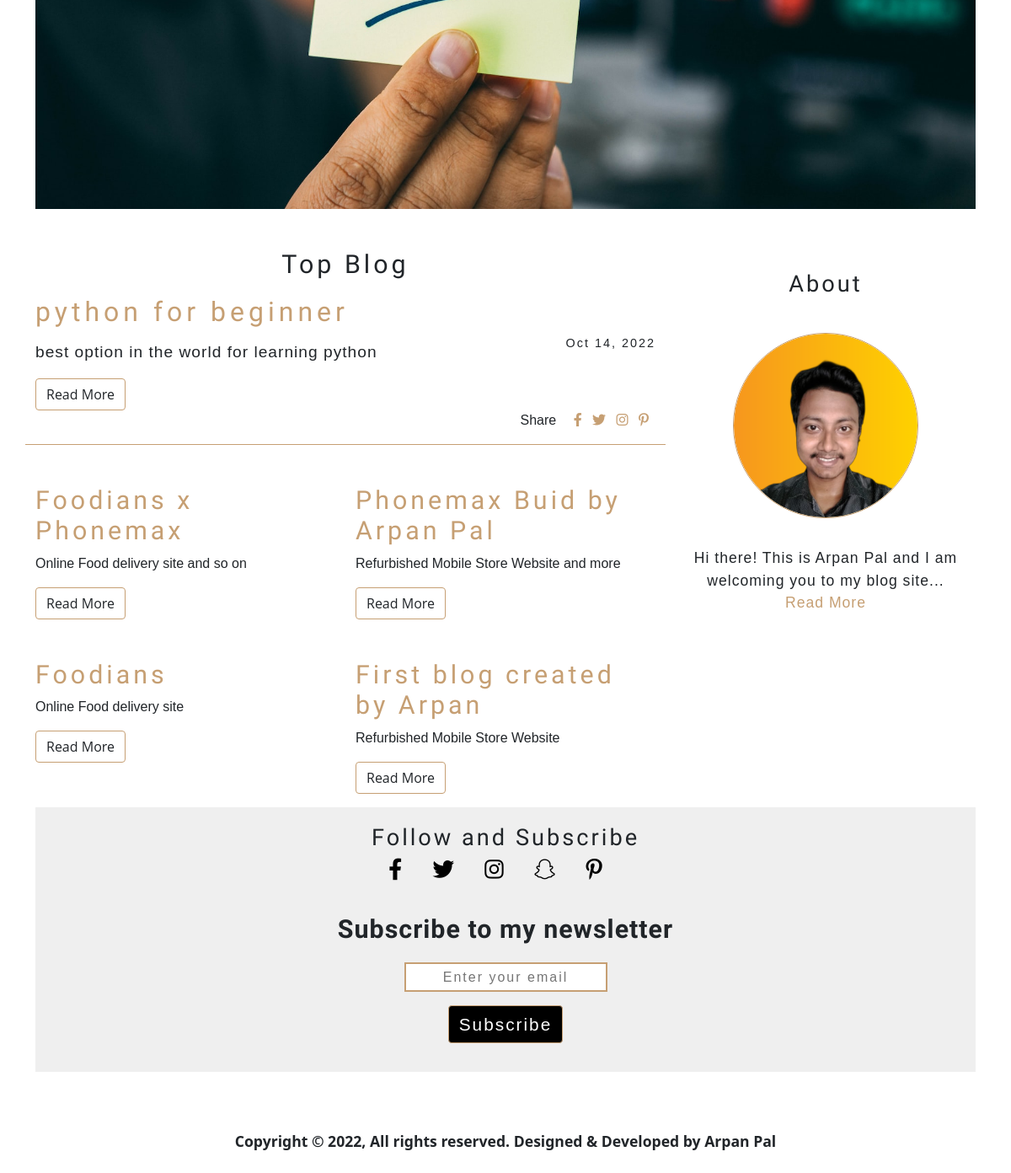
/ (lower part), run on an earlier commit of the app's database.
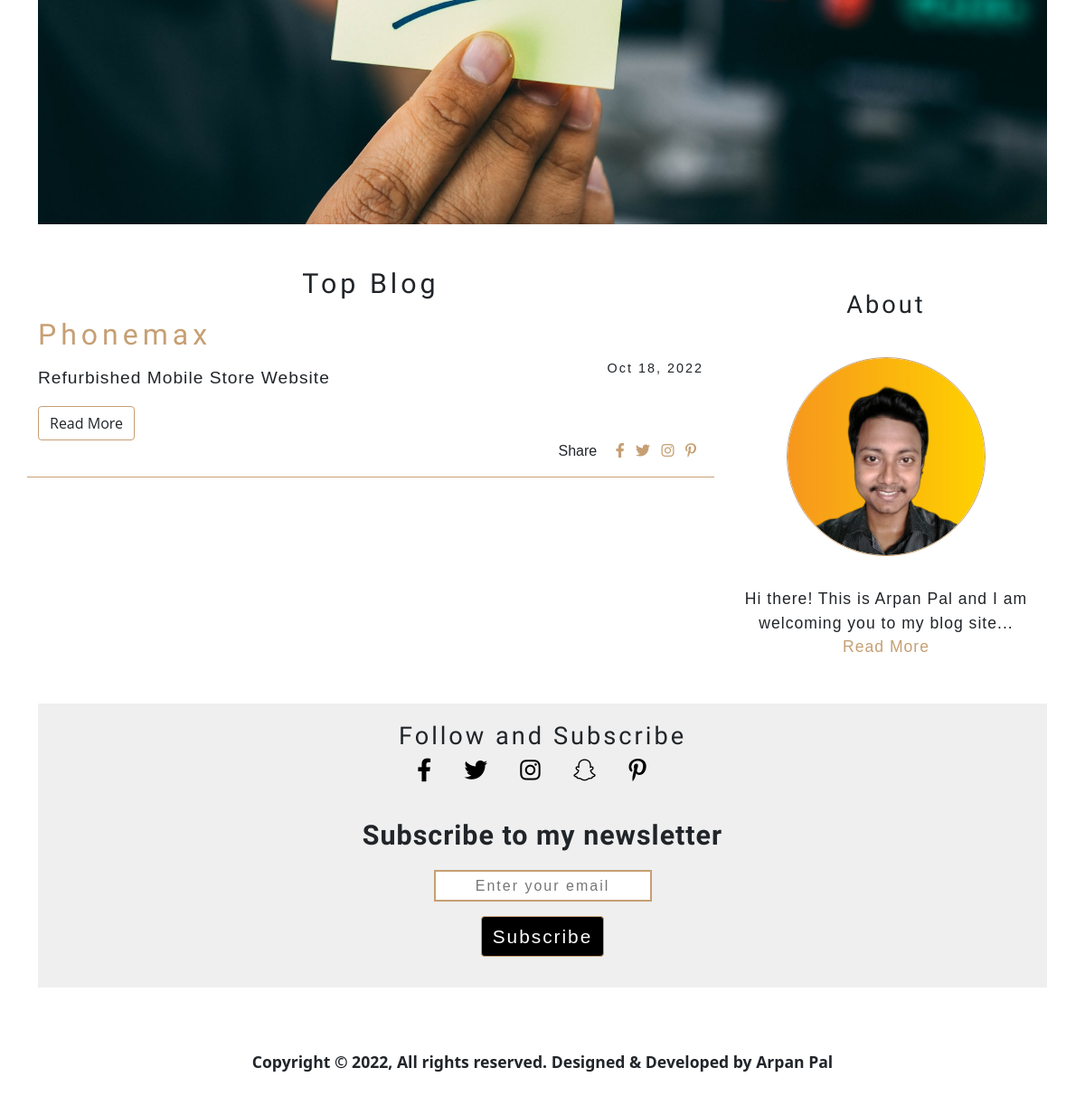
And on a later commit of the database.
### main.py (models this page shows)
class Blog(db.Model, UserMixin):
    __tablename__ = 'blog'
    id = Column(Integer, primary_key=True)
    title = Column(String(250))
    subtitle = Column(String(250))
    date = Column(String(20))
    body = Column(String(250))
    blogs = relationship('Comment', cascade='all, delete', backref='blog', lazy=True)

### main.py (the view)
@app.route("/")
def home():
    blogs = db.session.query(Blog).all()
    print(blogs)
    return render_template("index.html", blogs=blogs)

### templates/index.html (shortened to what this page needs)
{% extends 'base.html' %}
{% block body %}
<div class="container mt-5">
  <img src="{{ url_for('static', filename='image/hitesh-choudhary-D9Zow2REm8U-unsplash.jpg') }}" alt="" width="100%" height="75%">
</div>
<div class="container blog_and_about mt-5" id="about">
  <div class="row">
    <div class="blog col-lg-8 col-sm-12">
      <div class="blog_title">
        <h3 class="text-center top_blog">Top Blog</h3>
        <div class="row ">
          <div class="col col-lg-12 col-sm-12 col-xs-12 first_blog">
            <h2 class="first_heading">{{blogs[-1].title}}</h2>
            <p class="heading_date">{{blogs[-1].date}}</p>
            <p class="first_ifo">{{blogs[-1].subtitle}} </p>
            <a href="{{ url_for('blog_details', id=blogs[-1].id) }}"><div class="btn">Read More</div></a>
            <br>
            <span style="float: right;">
              <span class="me-3">Share </span>
              <i class="fa-brands fa-facebook-f me-2"></i>
              <i class="fa-brands fa-twitter me-2"></i>
              <i class="fa-brands fa-instagram me-2"></i>
              <i class="fa-brands fa-pinterest-p me-2"></i>
            </span>
          </div>
          {% if blogs|length >= 3 %}
            {% for blog in blogs[-2::-1]  %}
            <div class="col col-lg-6 col-sm-12 col-xs-12 mt-5 extra_blog">
              <p class="h3">{{blog.title}}</p>
              <p>{{blog.subtitle}} </p>
              <a href="{{ url_for('blog_details', id=blog.id) }}"><div class="btn">Read More</div></a>
            </div>
            {% endfor %}
          {% endif %}
        </div>
      </div>
    </div>
    <div class="about col-lg-4 col-sm-12 mt-3">
      <div class="about text-center">
        <p class="tobe_borderd">About</p>
        <img src="{{ url_for('static', filename='../static/image/profile-pic (1).png') }}" alt=""
          class="profile_img mt-5" >
        <p class="mt-3 profile_text">Hi there! This is Arpan Pal and I am welcoming you to my blog site... <a href="#"> Read More</a></p>
      </div>
    </div>
  </div>
</div>
<div class="container mt-3">
  <div class="subscribe">
    <p class="tobe_borderd fands text-center pt-3">Follow and Subscribe</p>
    <div class="mt-3 fa-img text-center">
      <i class="fa-brands fa-facebook-f "></i>
      <i class="fa-brands fa-twitter "></i>
      <i class="fa-brands fa-instagram "></i>
      <i class="fa-brands fa-snapchat "></i>
      <i class="fa-brands fa-pinterest-p "></i>
    </div>
</div>
    <div class="newsletter w-100">
      <form action="" class="text-center">
        <p class="">Subscribe to my newsletter</p>
        <input type="email" placeholder="Enter your email" class="text-center">
        <br>
        <div class="btn btn-long-dark  mt-3">Subscribe</div>
      </form>
    </div>
</div>
<div class="container mt-5 footer">
  <p class="text-center mt-3">Copyright © 2022, All rights reserved. Designed & Developed by Arpan Pal</p>
</div>
{% endblock body %}

What changed in the data, as far as the page shows it:
removed Blog: title "python for beginner", date "Oct 14, 2022", subtitle "best option in the world for learning python"
no longer on one of the page's lists (row edited): Blog: title "First blog created by Arpan", subtitle "Refurbished Mobile Store Website"
removed Blog: title "Foodians x Phonemax", subtitle "Online Food delivery site and so on"
removed Blog: title "Phonemax Buid by Arpan Pal", subtitle "Refurbished Mobile Store Website and more"
removed Blog: title "Foodians", subtitle "Online Food delivery site"
Also different on the page:
{{ blogs[-1].title }}: "python for beginner" → "Phonemax"
{{ blogs[-1].date }}: "Oct 14, 2022" → "Oct 18, 2022"
{{ blogs[-1].subtitle }}: "best option in the world for learning python" → "Refurbished Mobile Store Website"
